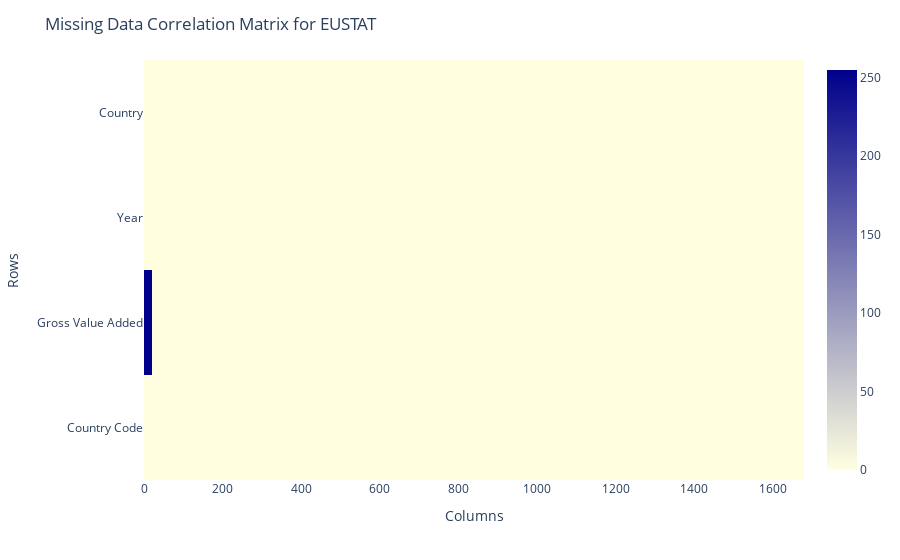

The code cell stored with this chart in its notebook:
### Code cell
display_missing(eustat)

### Figure 1 — Plotly figure (JSON) as saved in the notebook; plotly's stock layout.template omitted (floating-point values rounded to 4 significant figures; data arrays with more than 128 entries replaced by an {"elided": "..."} marker saying what was removed)
{"data": [{"coloraxis": "coloraxis", "hovertemplate": "Columns: %{x}<br>Rows: %{y}<br>color: %{z}<extra></extra>", "name": "0", "type": "heatmap", "x": {"elided": "1680 int values"}, "xaxis": "x", "y": ["Country", "Year", "Gross Value Added", "Country Code"], "yaxis": "y", "z": {"elided": "4x1680 int values"}}], "layout": {"coloraxis": {"colorscale": [[0, "lightyellow"], [1, "darkblue"]]}, "margin": {"t": 60}, "title": {"text": "Missing Data Correlation Matrix for EUSTAT"}, "xaxis": {"anchor": "y", "constrain": "domain", "domain": [0, 1], "scaleanchor": "y", "side": "bottom", "tickangle": 0, "title": {"text": "Columns"}}, "yaxis": {"anchor": "x", "autorange": "reversed", "constrain": "domain", "domain": [0, 1], "title": {"text": "Rows"}}}}
